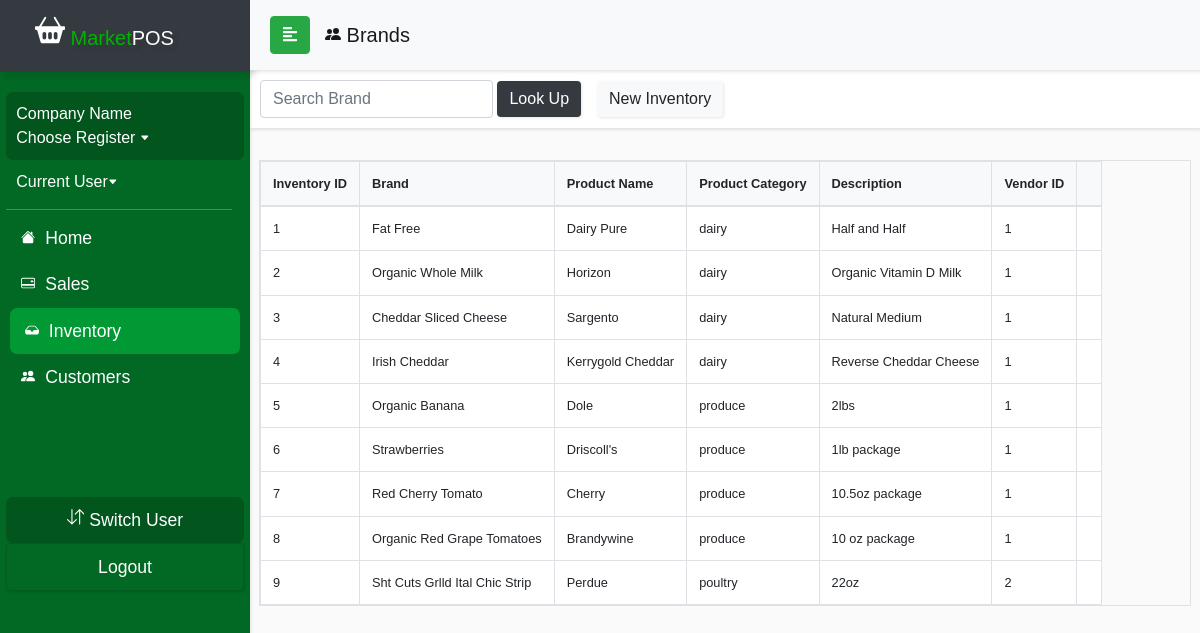
The app's page /currentDraft/brandsview.php, older data.
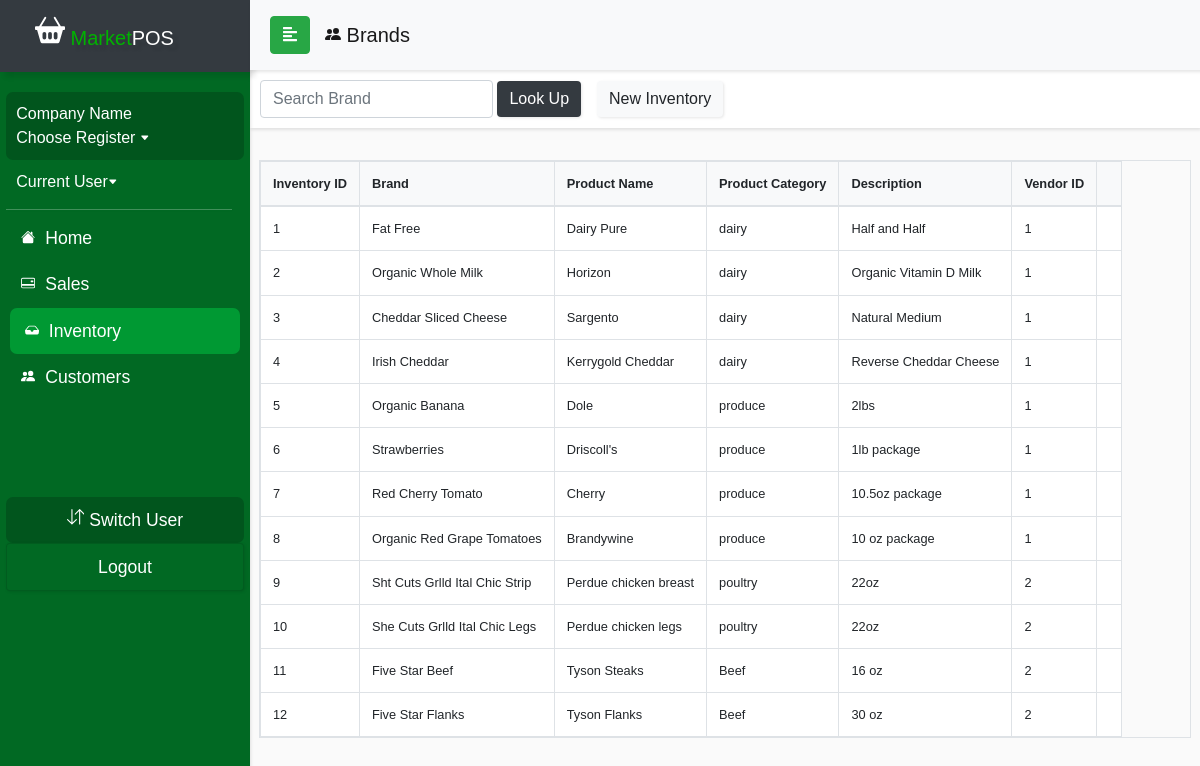
The same page, newer data.
### tables this page shows
CREATE TABLE `product_inventory` (
  `product_id` int(11) NOT NULL,
  `brand` varchar(50) NOT NULL,
  `description` varchar(50) NOT NULL,
  `productName` varchar(50) NOT NULL,
  `productType` varchar(50) NOT NULL,
  `productSubType` varchar(50) NOT NULL,
  `unit_price` float NOT NULL,
  `cost` float NOT NULL,
  `in_stock` int(11) NOT NULL,
  `vendor_id` int(11) NOT NULL
);

### currentDraft/brandsview.php (the view, shortened to what this page needs)
<?php
include_once('sidebarconnect.php');
$query = "SELECT * FROM product_inventory";
$result = mysqli_query($conn, $query);
?>
<!DOCTYPE html>
<html>
<head>
  <link rel="stylesheet" href="css/bootstrap.min.css">
  <link rel="stylesheet" href="userStyle2.css">
  <link rel="stylesheet" href="css/jquery.mCustomScrollbar.min.css">
</head>
<body>
<nav id="sidebar">
    <div class="sidebar-header bg-dark">
      <h1 id="brand"><span><a class="navbar-brand relative-top" href="indexDraft.php">
            <span style="color: #00b300"> Market</span>POS</a></h1>
    </div>
    <ul class="list-unstyled components">
      <li>
        <div id="usercard">
          <a href="salescontrolpanel.php#switchreg" style="font-size: 1em;"><?php if ((isset($_SESSION['emp_id'])) ) echo $row['company_name']; else  echo 'Company Name'; ?></br>
            <?php if (isset($_SESSION['register'])) echo "Register " .$_SESSION['register'];else  echo 'Choose Register'; ?> <svg width=".6em" height=".6em" viewBox="0 0 16 16" class="bi bi-caret-down-fill" fill="currentColor" xmlns="http://www.w3.org/2000/svg">
              <path d="M7.247 11.14L2.451 5.658C1.885 5.013 2.345 4 3.204 4h9.592a1 1 0 0 1 .753 1.659l-4.796 5.48a1 1 0 0 1-1.506 0z" />
            </svg></a>
        </div>
      </li>
      <li>
        <a href="employeePinLogin.php" style="font-size: 1em;"><?php if ((isset($_SESSION['emp_id']))) echo "". $row['first_name']. " " . $row['last_name'] . " ";else echo "Current User";?><svg width=".6em" height=".6em" viewBox="0 0 16 16" class="bi bi-caret-down-fill" fill="currentColor" xmlns="http://www.w3.org/2000/svg">
            <path d="M7.247 11.14L2.451 5.658C1.885 5.013 2.345 4 3.204 4h9.592a1 1 0 0 1 .753 1.659l-4.796 5.48a1 1 0 0 1-1.506 0z" />
          </svg></a>
      </li>
      <div class="justify-content-center" id="navline"></div>
      <li>
        <a href="accounthomeDraft.php">
          <span style="padding:5px;">
            </span> Home</a>
      </li>
      <li>
        <a href="salescontrolpanel.php">
          <span style="padding:5px;">
          </span> Sales</a>
      </li>
      <li class=active>
        <a href="inventorycontrol.php">
          <span style="padding:5px;">
            </span> Inventory</a>
      </li>
      <li>
        <a href="customercontrol.php">
          <span style="padding:5px;">
            </span> Customers</a>
      </li>
      <li class="sidebar-footer">
        <div class="text-center" id="usercard">
          <a role="button" href="employeePinLogin.php"> Switch User</a>
        </div>
      </li>
      <li>
        <div class="card text-center" id="footerbtn" style="background: #016923;">
          <a role="button" href="logout.php"> Logout</a>
        </div>
      </li>
    </ul>
  </nav>
  <div id="content">
    <nav class="navbar navbar-expand-lg navbar-light bg-light sticky-top" id="locnav">
      <div class="container-fluid">
        <button type="button" id="sidebarCollapse" class="btn btn-success">
          <i class="fas fa-align-left"></i>
        </button>
        <div class="collapse navbar-collapse" id="navbarSupportedContent">
          <ul class="nav navbar-nav mr-auto">
            <a class="navbar-brand" href="inventorycontrol.php"> Brands</a>
          </ul>
        </div>
      </div>
    </nav>
    <nav class="navbar navbar-light" id="salespanel">
      <form class="form-inline" method="post" action="brandsview.php">
        <div class="nav-item" style="padding: 8px">
          <input class="form-control" name="brand" placeholder="Search Brand" aria-label="Search">
          <button class="btn btn-dark navbar-btn" name="submit-search"> Look Up</button>
        </div>
        <div class="nav-item mr-auto">
          <a class="btn navbar-btn btn-light" href="productindex.php" role="button"> New Inventory</a></div>
      </form>
    </nav>
    <div class="wrapper mt-3">
      <div class="row px-4 justify-content-center">
        <table class="table table-bordered table-hover mt-3 table-responsive" style="font-size:80%;">
          <thead class="bg-light">
            <tr>
              <th> Inventory ID</th>
              <th> Brand </th>
              <th> Product Name </th>
              <th> Product Category </th>
              <th> Description </th>
              <th> Vendor ID </th>
              <th> </th>
            </tr>
          </thead>
          <tbody class="bg-white">
            <?php
            if (isset($_POST['submit-search'])) {
              $search = mysqli_real_escape_string($conn, $_POST['brand']);
              $sql = "SELECT * FROM product_inventory WHERE brand LIKE '%$search%'";
              $result = mysqli_query($conn, $sql);
              $queryResults = mysqli_num_rows($result);
              if ($queryResults > 0) {
                echo "<div class='row mt-3'>There are $queryResults results matching your search</div><br>";
                while ($row = mysqli_fetch_assoc($result)) {
                    echo "<tr><td>" . $row['product_id'] . "</td><td>"
                    . $row['brand'] . "</td><td>" . $row['productName'] . "</td><td>" . $row['productType'] . "</td><td>"
                    . $row['description'] . "</td><td>". $row['vendor_id'] . "</td><td>";
                }
              } else {
                echo "<div class='row mt-3'>There are no results matching your search</div>";
              }
            } else {
              while ($row = mysqli_fetch_assoc($result)) {
                echo "<tr><td>" . $row['product_id'] . "</td><td>"
                    . $row['brand'] . "</td><td>" . $row['productName'] . "</td><td>" . $row['productType'] . "</td><td>"
                    . $row['description'] . "</td><td>". $row['vendor_id'] . "</td><td>";
                }
            }
            ?>
          </tbody>
        </table>
      </div>
    </div>
</body>
</html>

### currentDraft/userStyle2.css (style rules this page uses)
body { font-family: 'Poppins', sans-serif; background: #fafafa; overflow-y: scroll; overflow-x: hidden; }
a, a:hover, a:focus { color: inherit; text-decoration: none; transition: all 0.3s; }
#brand { text-shadow: 5px 5px 3px rgba(0, 0, 0, 0.1); }
#locnav { position: fixed; }
#salespanel { padding: 2px 2px; margin-top: 30px; margin-left: 0px; overflow-y: scroll; }
.navbar { width: 100%; padding: 5px 5px; background: #fff; border: none; border-radius: 0; box-shadow: 1px 2px 3px rgba(0, 0, 0, 0.1); }
.navbar-brand { padding: 15px; }
.nav-item { padding: 8px; }
.navbar-btn { box-shadow: 1px 1px 3px rgba(0, 0, 0, 0.1); outline: none !important; border: none; }
#navline { margin-top: 5px; margin-bottom: 5px; width: 95%; height: 1px; border-bottom: 1px solid white; opacity: 25%; box-shadow: 1px 1px 3px rgba(0, 0, 0, 0.1); }
#sidebar { width: 250px; position: fixed; top: 0; left: 0; height: 100vh; z-index: 999; background: #016923; color: #fff; transition: all 0.3s; box-shadow: 1px 2px 3px rgba(0, 0, 0, 0.1); }
#sidebar .sidebar-header { padding-left: 20px; height: 4.5em; box-shadow: 5px 5px 5px rgba(0, 0, 0, 0.1); }
#sidebar ul.components { padding: 20px 0; margin: auto; width: 95%; }
#sidebar ul li a { padding: 10px; font-size: 1.1em; display: block; }
#sidebar ul li.active > a, a[aria-expanded="true"] { color: #fff; background: #009933; margin: auto; width: 97%; border-radius: 7px; pointer-events: none; }
#usercard { background: #01551d; border-radius: 7px; }
#footerbtn { background: #016923; box-shadow: 1px 1px 3px rgba(0, 0, 0, 0.1); }
#content { width: calc(100% - 250px); margin-top: 40px; min-height: 100vh; transition: all 0.3s; position: absolute; top: 0; right: 0; }

Row changes from the older to the newer data that the page shows:
changed product_inventory "Sht Cuts Grlld Ital Chic Strip": productName "Perdue" → "Perdue chicken breast"
added product_inventory: product_id "10", brand "She Cuts Grlld Ital Chic Legs", productName "Perdue chicken legs", productType "poultry", description "22oz", vendor "2"
added product_inventory: product_id "11", brand "Five Star Beef", productName "Tyson Steaks", productType "Beef", description "16 oz", vendor "2"
added product_inventory: product_id "12", brand "Five Star Flanks", productName "Tyson Flanks", productType "Beef", description "30 oz", vendor "2"
